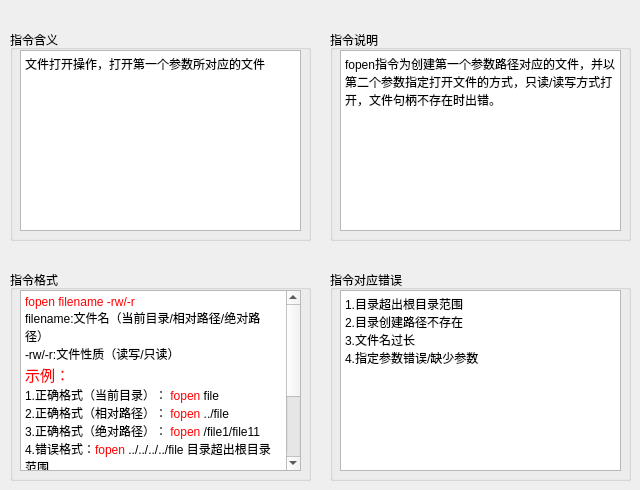
   <widget class="QWidget" name="tab_9">
    <attribute name="title">
     <string>fopen</string>
    </attribute>
    <widget class="QGroupBox" name="groupBox_21">
     <property name="geometry">
      <rect>
       <x>330</x>
       <y>270</y>
       <width>301</width>
       <height>211</height>
      </rect>
     </property>
     <property name="title">
      <string>指令对应错误</string>
     </property>
     <widget class="QTextBrowser" name="textBrowser_21">
      <property name="geometry">
       <rect>
        <x>10</x>
        <y>20</y>
        <width>281</width>
        <height>181</height>
       </rect>
      </property>
      <property name="html">
       <string>&lt;!DOCTYPE HTML PUBLIC &quot;-//W3C//DTD HTML 4.0//EN&quot; &quot;http://www.w3.org/TR/REC-html40/strict.dtd&quot;&gt;
&lt;html&gt;&lt;head&gt;&lt;meta name=&quot;qrichtext&quot; content=&quot;1&quot; /&gt;&lt;style type=&quot;text/css&quot;&gt;
p, li { white-space: pre-wrap; }
&lt;/style&gt;&lt;/head&gt;&lt;body style=&quot; font-family:'黑体'; font-size:9pt; font-weight:400; font-style:normal;&quot;&gt;
&lt;p style=&quot; margin-top:0px; margin-bottom:0px; margin-left:0px; margin-right:0px; -qt-block-indent:0; text-indent:0px;&quot;&gt;&lt;span style=&quot; font-family:'SimSun';&quot;&gt;1.目录超出根目录范围&lt;/span&gt;&lt;/p&gt;
&lt;p style=&quot; margin-top:0px; margin-bottom:0px; margin-left:0px; margin-right:0px; -qt-block-indent:0; text-indent:0px;&quot;&gt;&lt;span style=&quot; font-family:'SimSun';&quot;&gt;2.目录创建路径不存在&lt;/span&gt;&lt;/p&gt;
&lt;p style=&quot; margin-top:0px; margin-bottom:0px; margin-left:0px; margin-right:0px; -qt-block-indent:0; text-indent:0px;&quot;&gt;&lt;span style=&quot; font-family:'SimSun';&quot;&gt;3.&lt;/span&gt;&lt;span style=&quot; font-family:'SimSun'; color:#000000;&quot;&gt;文件名过长&lt;/span&gt;&lt;/p&gt;
&lt;p style=&quot; margin-top:0px; margin-bottom:0px; margin-left:0px; margin-right:0px; -qt-block-indent:0; text-indent:0px;&quot;&gt;&lt;span style=&quot; font-family:'SimSun'; color:#000000;&quot;&gt;4.指定参数错误/缺少参数&lt;/span&gt;&lt;/p&gt;&lt;/body&gt;&lt;/html&gt;</string>
      </property>
     </widget>
    </widget>
    <widget class="QGroupBox" name="groupBox_22">
     <property name="geometry">
      <rect>
       <x>10</x>
       <y>270</y>
       <width>301</width>
       <height>211</height>
      </rect>
     </property>
     <property name="title">
      <string>指令格式</string>
     </property>
     <widget class="QTextBrowser" name="textBrowser_22">
      <property name="geometry">
       <rect>
        <x>10</x>
        <y>20</y>
        <width>281</width>
        <height>181</height>
       </rect>
      </property>
      <property name="html">
       <string>&lt;!DOCTYPE HTML PUBLIC &quot;-//W3C//DTD HTML 4.0//EN&quot; &quot;http://www.w3.org/TR/REC-html40/strict.dtd&quot;&gt;
&lt;html&gt;&lt;head&gt;&lt;meta name=&quot;qrichtext&quot; content=&quot;1&quot; /&gt;&lt;style type=&quot;text/css&quot;&gt;
p, li { white-space: pre-wrap; }
&lt;/style&gt;&lt;/head&gt;&lt;body style=&quot; font-family:'黑体'; font-size:9pt; font-weight:400; font-style:normal;&quot;&gt;
&lt;p style=&quot; margin-top:0px; margin-bottom:0px; margin-left:0px; margin-right:0px; -qt-block-indent:0; text-indent:0px;&quot;&gt;&lt;span style=&quot; font-family:'SimSun'; color:#ff0000;&quot;&gt;fopen filename -rw/-r&lt;/span&gt;&lt;/p&gt;
&lt;p style=&quot; margin-top:0px; margin-bottom:0px; margin-left:0px; margin-right:0px; -qt-block-indent:0; text-indent:0px;&quot;&gt;filename:文件名（当前目录/相对路径/绝对路径）&lt;/p&gt;
&lt;p style=&quot; margin-top:0px; margin-bottom:0px; margin-left:0px; margin-right:0px; -qt-block-indent:0; text-indent:0px;&quot;&gt;-rw/-r:文件性质（读写/只读）&lt;/p&gt;
&lt;p style=&quot; margin-top:0px; margin-bottom:0px; margin-left:0px; margin-right:0px; -qt-block-indent:0; text-indent:0px;&quot;&gt;&lt;span style=&quot; font-family:'SimSun'; font-size:11pt; color:#ff0000;&quot;&gt;示例：&lt;/span&gt;&lt;/p&gt;
&lt;p style=&quot; margin-top:0px; margin-bottom:0px; margin-left:0px; margin-right:0px; -qt-block-indent:0; text-indent:0px;&quot;&gt;&lt;span style=&quot; font-family:'SimSun';&quot;&gt;1.正确格式（当前目录）： &lt;/span&gt;&lt;span style=&quot; font-family:'SimSun'; color:#ff0000;&quot;&gt;fopen&lt;/span&gt;&lt;span style=&quot; font-family:'SimSun';&quot;&gt; file&lt;/span&gt;&lt;/p&gt;
&lt;p style=&quot; margin-top:0px; margin-bottom:0px; margin-left:0px; margin-right:0px; -qt-block-indent:0; text-indent:0px;&quot;&gt;&lt;span style=&quot; font-family:'SimSun';&quot;&gt;2.正确格式（相对路径）： &lt;/span&gt;&lt;span style=&quot; font-family:'SimSun'; color:#ff0000;&quot;&gt;fopen&lt;/span&gt;&lt;span style=&quot; font-family:'SimSun';&quot;&gt; ../file&lt;/span&gt;&lt;/p&gt;
&lt;p style=&quot; margin-top:0px; margin-bottom:0px; margin-left:0px; margin-right:0px; -qt-block-indent:0; text-indent:0px;&quot;&gt;&lt;span style=&quot; font-family:'SimSun';&quot;&gt;3.正确格式（绝对路径）： &lt;/span&gt;&lt;span style=&quot; font-family:'SimSun'; color:#ff0000;&quot;&gt;fopen&lt;/span&gt;&lt;span style=&quot; font-family:'SimSun';&quot;&gt; /file1/file11&lt;/span&gt;&lt;/p&gt;
&lt;p style=&quot; margin-top:0px; margin-bottom:0px; margin-left:0px; margin-right:0px; -qt-block-indent:0; text-indent:0px;&quot;&gt;&lt;span style=&quot; font-family:'SimSun';&quot;&gt;4.错误格式：&lt;/span&gt;&lt;span style=&quot; font-family:'SimSun'; color:#ff0000;&quot;&gt;fopen&lt;/span&gt;&lt;span style=&quot; font-family:'SimSun';&quot;&gt; ../../../../file 目录超出根目录范围&lt;/span&gt;&lt;/p&gt;
&lt;p style=&quot; margin-top:0px; margin-bottom:0px; margin-left:0px; margin-right:0px; -qt-block-indent:0; text-indent:0px;&quot;&gt;&lt;span style=&quot; font-family:'SimSun';&quot;&gt;5.错误格式：&lt;/span&gt;&lt;span style=&quot; font-family:'SimSun'; color:#ff0000;&quot;&gt;fopen&lt;/span&gt;&lt;span style=&quot; font-family:'SimSun';&quot;&gt; /file/file2 目录创建路径不存在&lt;/span&gt;&lt;/p&gt;
&lt;p style=&quot; margin-top:0px; margin-bottom:0px; margin-left:0px; margin-right:0px; -qt-block-indent:0; text-indent:0px;&quot;&gt;&lt;span style=&quot; font-family:'SimSun';&quot;&gt;6.错误格式：&lt;/span&gt;&lt;span style=&quot; font-family:'SimSun'; color:#ff0000;&quot;&gt;fopen ahjsijsjsjsjsjjsjsjdsadadadasdsa&lt;/span&gt;&lt;span style=&quot; font-family:'SimSun'; color:#000000;&quot;&gt;文件名过长&lt;/span&gt;&lt;/p&gt;
&lt;p style=&quot; margin-top:0px; margin-bottom:0px; margin-left:0px; margin-right:0px; -qt-block-indent:0; text-indent:0px;&quot;&gt;&lt;span style=&quot; font-family:'SimSun'; color:#000000;&quot;&gt;7.错误格式：&lt;/span&gt;&lt;span style=&quot; font-family:'SimSun'; color:#ff0000;&quot;&gt;fopen &lt;/span&gt;&lt;span style=&quot; font-family:'SimSun'; color:#000000;&quot;&gt;filename -w指定参数错误&lt;/span&gt;&lt;/p&gt;
&lt;p style=&quot; margin-top:0px; margin-bottom:0px; margin-left:0px; margin-right:0px; -qt-block-indent:0; text-indent:0px;&quot;&gt;&lt;span style=&quot; font-family:'SimSun'; color:#000000;&quot;&gt;8.错误格式: &lt;/span&gt;&lt;span style=&quot; font-family:'SimSun'; color:#ff0000;&quot;&gt;fopen &lt;/span&gt;&lt;span style=&quot; font-family:'SimSun'; color:#000000;&quot;&gt;filename 参数缺失&lt;/span&gt;&lt;/p&gt;&lt;/body&gt;&lt;/html&gt;</string>
      </property>
     </widget>
    </widget>
    <widget class="QGroupBox" name="groupBox_23">
     <property name="geometry">
      <rect>
       <x>330</x>
       <y>30</y>
       <width>301</width>
       <height>211</height>
      </rect>
     </property>
     <property name="title">
      <string>指令说明</string>
     </property>
     <widget class="QTextBrowser" name="textBrowser_23">
      <property name="geometry">
       <rect>
        <x>10</x>
        <y>20</y>
        <width>281</width>
        <height>181</height>
       </rect>
      </property>
      <property name="html">
       <string>&lt;!DOCTYPE HTML PUBLIC &quot;-//W3C//DTD HTML 4.0//EN&quot; &quot;http://www.w3.org/TR/REC-html40/strict.dtd&quot;&gt;
&lt;html&gt;&lt;head&gt;&lt;meta name=&quot;qrichtext&quot; content=&quot;1&quot; /&gt;&lt;style type=&quot;text/css&quot;&gt;
p, li { white-space: pre-wrap; }
&lt;/style&gt;&lt;/head&gt;&lt;body style=&quot; font-family:'黑体'; font-size:9pt; font-weight:400; font-style:normal;&quot;&gt;
&lt;p style=&quot; margin-top:0px; margin-bottom:0px; margin-left:0px; margin-right:0px; -qt-block-indent:0; text-indent:0px;&quot;&gt;&lt;span style=&quot; font-family:'SimSun';&quot;&gt;fopen指令为创建第一个参数路径对应的文件，并以第二个参数指定打开文件的方式，只读/读写方式打开，文件句柄不存在时出错。&lt;/span&gt;&lt;/p&gt;&lt;/body&gt;&lt;/html&gt;</string>
      </property>
     </widget>
    </widget>
    <widget class="QGroupBox" name="groupBox_24">
     <property name="geometry">
      <rect>
       <x>10</x>
       <y>30</y>
       <width>301</width>
       <height>211</height>
      </rect>
     </property>
     <property name="title">
      <string>指令含义</string>
     </property>
     <widget class="QTextBrowser" name="textBrowser_24">
      <property name="geometry">
       <rect>
        <x>10</x>
        <y>20</y>
        <width>281</width>
        <height>181</height>
       </rect>
      </property>
      <property name="html">
       <string>&lt;!DOCTYPE HTML PUBLIC &quot;-//W3C//DTD HTML 4.0//EN&quot; &quot;http://www.w3.org/TR/REC-html40/strict.dtd&quot;&gt;
&lt;html&gt;&lt;head&gt;&lt;meta name=&quot;qrichtext&quot; content=&quot;1&quot; /&gt;&lt;style type=&quot;text/css&quot;&gt;
p, li { white-space: pre-wrap; }
&lt;/style&gt;&lt;/head&gt;&lt;body style=&quot; font-family:'黑体'; font-size:9pt; font-weight:400; font-style:normal;&quot;&gt;
&lt;p style=&quot; margin-top:0px; margin-bottom:0px; margin-left:0px; margin-right:0px; -qt-block-indent:0; text-indent:0px;&quot;&gt;&lt;span style=&quot; font-family:'SimSun';&quot;&gt;文件打开操作，打开第一个参数所对应的文件&lt;/span&gt;&lt;/p&gt;&lt;/body&gt;&lt;/html&gt;</string>
      </property>
     </widget>
    </widget>
   </widget>
